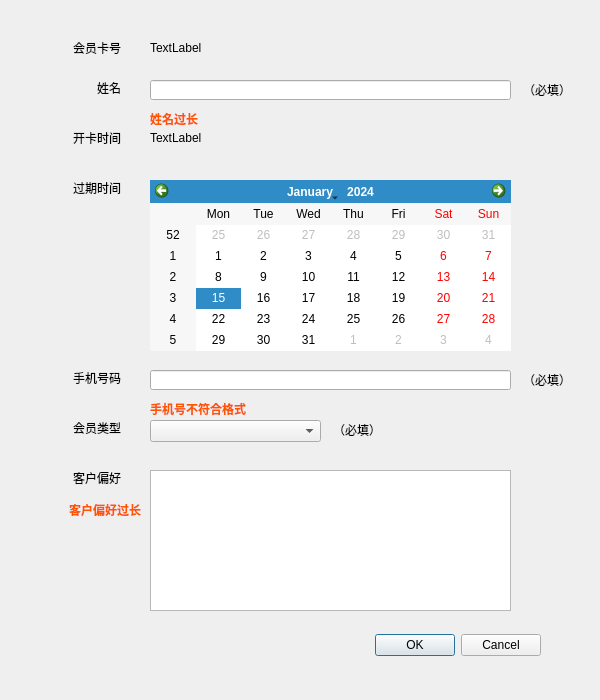
<?xml version="1.0" encoding="UTF-8"?>
<ui version="4.0">
 <class>vipcreate</class>
 <widget class="QDialog" name="vipcreate">
  <property name="geometry">
   <rect>
    <x>0</x>
    <y>0</y>
    <width>600</width>
    <height>700</height>
   </rect>
  </property>
  <property name="minimumSize">
   <size>
    <width>600</width>
    <height>700</height>
   </size>
  </property>
  <property name="maximumSize">
   <size>
    <width>600</width>
    <height>700</height>
   </size>
  </property>
  <property name="windowTitle">
   <string>新会员</string>
  </property>
  <widget class="QDialogButtonBox" name="buttonBox">
   <property name="geometry">
    <rect>
     <x>140</x>
     <y>610</y>
     <width>401</width>
     <height>71</height>
    </rect>
   </property>
   <property name="orientation">
    <enum>Qt::Orientation::Horizontal</enum>
   </property>
   <property name="standardButtons">
    <set>QDialogButtonBox::StandardButton::Cancel|QDialogButtonBox::StandardButton::Ok</set>
   </property>
  </widget>
  <widget class="QLabel" name="label">
   <property name="geometry">
    <rect>
     <x>50</x>
     <y>80</y>
     <width>71</width>
     <height>16</height>
    </rect>
   </property>
   <property name="text">
    <string>姓名</string>
   </property>
   <property name="alignment">
    <set>Qt::AlignmentFlag::AlignRight|Qt::AlignmentFlag::AlignTrailing|Qt::AlignmentFlag::AlignVCenter</set>
   </property>
  </widget>
  <widget class="QLabel" name="label_2">
   <property name="geometry">
    <rect>
     <x>50</x>
     <y>40</y>
     <width>71</width>
     <height>16</height>
    </rect>
   </property>
   <property name="text">
    <string>会员卡号</string>
   </property>
   <property name="alignment">
    <set>Qt::AlignmentFlag::AlignRight|Qt::AlignmentFlag::AlignTrailing|Qt::AlignmentFlag::AlignVCenter</set>
   </property>
  </widget>
  <widget class="QLabel" name="label_3">
   <property name="geometry">
    <rect>
     <x>50</x>
     <y>130</y>
     <width>71</width>
     <height>16</height>
    </rect>
   </property>
   <property name="text">
    <string>开卡时间</string>
   </property>
   <property name="alignment">
    <set>Qt::AlignmentFlag::AlignRight|Qt::AlignmentFlag::AlignTrailing|Qt::AlignmentFlag::AlignVCenter</set>
   </property>
  </widget>
  <widget class="QLabel" name="label_4">
   <property name="geometry">
    <rect>
     <x>50</x>
     <y>180</y>
     <width>71</width>
     <height>16</height>
    </rect>
   </property>
   <property name="text">
    <string>过期时间</string>
   </property>
   <property name="alignment">
    <set>Qt::AlignmentFlag::AlignRight|Qt::AlignmentFlag::AlignTrailing|Qt::AlignmentFlag::AlignVCenter</set>
   </property>
  </widget>
  <widget class="QLabel" name="label_5">
   <property name="geometry">
    <rect>
     <x>50</x>
     <y>370</y>
     <width>71</width>
     <height>16</height>
    </rect>
   </property>
   <property name="text">
    <string>手机号码</string>
   </property>
   <property name="alignment">
    <set>Qt::AlignmentFlag::AlignRight|Qt::AlignmentFlag::AlignTrailing|Qt::AlignmentFlag::AlignVCenter</set>
   </property>
  </widget>
  <widget class="QLabel" name="label_6">
   <property name="geometry">
    <rect>
     <x>50</x>
     <y>420</y>
     <width>71</width>
     <height>16</height>
    </rect>
   </property>
   <property name="text">
    <string>会员类型</string>
   </property>
   <property name="alignment">
    <set>Qt::AlignmentFlag::AlignRight|Qt::AlignmentFlag::AlignTrailing|Qt::AlignmentFlag::AlignVCenter</set>
   </property>
  </widget>
  <widget class="QLabel" name="label_7">
   <property name="geometry">
    <rect>
     <x>50</x>
     <y>470</y>
     <width>71</width>
     <height>16</height>
    </rect>
   </property>
   <property name="text">
    <string>客户偏好</string>
   </property>
   <property name="alignment">
    <set>Qt::AlignmentFlag::AlignRight|Qt::AlignmentFlag::AlignTrailing|Qt::AlignmentFlag::AlignVCenter</set>
   </property>
  </widget>
  <widget class="QCalendarWidget" name="calenderWidget">
   <property name="geometry">
    <rect>
     <x>150</x>
     <y>180</y>
     <width>361</width>
     <height>171</height>
    </rect>
   </property>
  </widget>
  <widget class="QLineEdit" name="phoneNumber">
   <property name="geometry">
    <rect>
     <x>150</x>
     <y>370</y>
     <width>361</width>
     <height>20</height>
    </rect>
   </property>
  </widget>
  <widget class="QComboBox" name="typeBox">
   <property name="geometry">
    <rect>
     <x>150</x>
     <y>420</y>
     <width>171</width>
     <height>22</height>
    </rect>
   </property>
  </widget>
  <widget class="QPlainTextEdit" name="preferenceBox">
   <property name="geometry">
    <rect>
     <x>150</x>
     <y>470</y>
     <width>361</width>
     <height>141</height>
    </rect>
   </property>
  </widget>
  <widget class="QLabel" name="idLabel">
   <property name="geometry">
    <rect>
     <x>150</x>
     <y>40</y>
     <width>361</width>
     <height>16</height>
    </rect>
   </property>
   <property name="text">
    <string>TextLabel</string>
   </property>
  </widget>
  <widget class="QLineEdit" name="nameBox">
   <property name="geometry">
    <rect>
     <x>150</x>
     <y>80</y>
     <width>361</width>
     <height>20</height>
    </rect>
   </property>
  </widget>
  <widget class="QLabel" name="createTimeLabel">
   <property name="geometry">
    <rect>
     <x>150</x>
     <y>130</y>
     <width>361</width>
     <height>16</height>
    </rect>
   </property>
   <property name="text">
    <string>TextLabel</string>
   </property>
  </widget>
  <widget class="QLabel" name="nameTooLong">
   <property name="geometry">
    <rect>
     <x>150</x>
     <y>110</y>
     <width>121</width>
     <height>16</height>
    </rect>
   </property>
   <property name="font">
    <font>
     <bold>true</bold>
    </font>
   </property>
   <property name="text">
    <string>&lt;html&gt;&lt;head/&gt;&lt;body&gt;&lt;p&gt;&lt;span style=&quot; color:#ff5500;&quot;&gt;姓名过长&lt;/span&gt;&lt;/p&gt;&lt;/body&gt;&lt;/html&gt;</string>
   </property>
  </widget>
  <widget class="QLabel" name="phoneWrongLabel">
   <property name="geometry">
    <rect>
     <x>150</x>
     <y>400</y>
     <width>191</width>
     <height>16</height>
    </rect>
   </property>
   <property name="font">
    <font>
     <bold>true</bold>
    </font>
   </property>
   <property name="text">
    <string>&lt;html&gt;&lt;head/&gt;&lt;body&gt;&lt;p&gt;&lt;span style=&quot; color:#ff5500;&quot;&gt;手机号不符合格式&lt;/span&gt;&lt;/p&gt;&lt;/body&gt;&lt;/html&gt;</string>
   </property>
  </widget>
  <widget class="QLabel" name="preferTooLong">
   <property name="geometry">
    <rect>
     <x>30</x>
     <y>500</y>
     <width>111</width>
     <height>20</height>
    </rect>
   </property>
   <property name="font">
    <font>
     <bold>true</bold>
    </font>
   </property>
   <property name="text">
    <string>&lt;html&gt;&lt;head/&gt;&lt;body&gt;&lt;p&gt;&lt;span style=&quot; color:#ff5500;&quot;&gt;客户偏好过长&lt;/span&gt;&lt;/p&gt;&lt;/body&gt;&lt;/html&gt;</string>
   </property>
   <property name="alignment">
    <set>Qt::AlignmentFlag::AlignRight|Qt::AlignmentFlag::AlignTrailing|Qt::AlignmentFlag::AlignVCenter</set>
   </property>
  </widget>
  <widget class="QLabel" name="label_12">
   <property name="geometry">
    <rect>
     <x>520</x>
     <y>80</y>
     <width>51</width>
     <height>20</height>
    </rect>
   </property>
   <property name="text">
    <string>（必填）</string>
   </property>
   <property name="alignment">
    <set>Qt::AlignmentFlag::AlignRight|Qt::AlignmentFlag::AlignTrailing|Qt::AlignmentFlag::AlignVCenter</set>
   </property>
  </widget>
  <widget class="QLabel" name="label_13">
   <property name="geometry">
    <rect>
     <x>520</x>
     <y>370</y>
     <width>51</width>
     <height>20</height>
    </rect>
   </property>
   <property name="text">
    <string>（必填）</string>
   </property>
   <property name="alignment">
    <set>Qt::AlignmentFlag::AlignRight|Qt::AlignmentFlag::AlignTrailing|Qt::AlignmentFlag::AlignVCenter</set>
   </property>
  </widget>
  <widget class="QLabel" name="label_14">
   <property name="geometry">
    <rect>
     <x>330</x>
     <y>420</y>
     <width>51</width>
     <height>20</height>
    </rect>
   </property>
   <property name="text">
    <string>（必填）</string>
   </property>
   <property name="alignment">
    <set>Qt::AlignmentFlag::AlignRight|Qt::AlignmentFlag::AlignTrailing|Qt::AlignmentFlag::AlignVCenter</set>
   </property>
  </widget>
 </widget>
 <resources/>
 <connections>
  <connection>
   <sender>buttonBox</sender>
   <signal>accepted()</signal>
   <receiver>vipcreate</receiver>
   <slot>accept()</slot>
   <hints>
    <hint type="sourcelabel">
     <x>248</x>
     <y>254</y>
    </hint>
    <hint type="destinationlabel">
     <x>157</x>
     <y>274</y>
    </hint>
   </hints>
  </connection>
  <connection>
   <sender>buttonBox</sender>
   <signal>rejected()</signal>
   <receiver>vipcreate</receiver>
   <slot>reject()</slot>
   <hints>
    <hint type="sourcelabel">
     <x>316</x>
     <y>260</y>
    </hint>
    <hint type="destinationlabel">
     <x>286</x>
     <y>274</y>
    </hint>
   </hints>
  </connection>
 </connections>
</ui>
